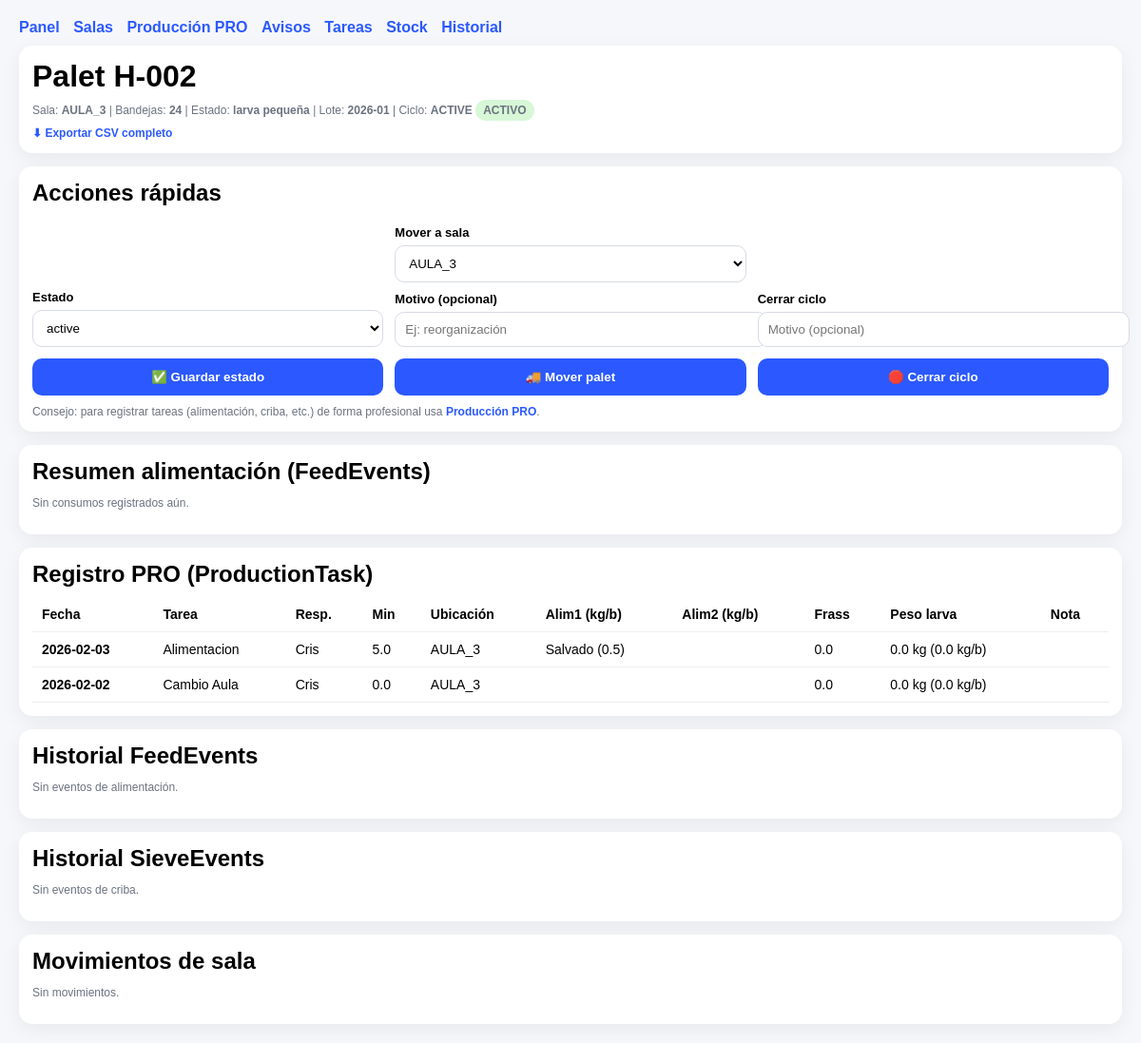
/ui/pallet/1fb7ed1f-67b7-4820-85e7-852d4528fea7, run on the app's committed database.
### app/models.py (models this page shows)
class Pallet(Base):
    __tablename__ = "pallets"
    id: Mapped[str] = mapped_column(String(36), primary_key=True, default=uuid_str)
    code: Mapped[str] = mapped_column(String(20), unique=True, index=True)  # PAL-000123
    created_at: Mapped[datetime] = mapped_column(DateTime, default=datetime.utcnow, index=True)
    status: Mapped[str] = mapped_column(String(20), default="active", index=True)
    tray_count: Mapped[int] = mapped_column(Integer, default=26)
    origin_lot: Mapped[str | None] = mapped_column(String(60), nullable=True, index=True)  # Lote Origen
    parent_lot: Mapped[str | None] = mapped_column(String(60), nullable=True, index=True)  # Lote Padre (texto)
    kg_per_tray: Mapped[float | None] = mapped_column(Float, nullable=True)  # Kg por Bandeja (estimado/medido)
    extraction_count: Mapped[int] = mapped_column(Integer, default=0)  # Nº Extracción acumulada
    logistic_status: Mapped[str | None] = mapped_column(String(40), nullable=True, index=True)  # Estado Logístico
    notes: Mapped[str | None] = mapped_column(String(255), nullable=True)
    is_closed: Mapped[bool] = mapped_column(Boolean, default=False, index=True)
    closed_at: Mapped[datetime | None] = mapped_column(DateTime, nullable=True, index=True)
    closed_reason: Mapped[str | None] = mapped_column(String(200), nullable=True)
    cycle_stage: Mapped[str] = mapped_column(String(30), default="ACTIVE", index=True)
    room_id: Mapped[int] = mapped_column(ForeignKey("rooms.id"))
    batch_month_id: Mapped[int] = mapped_column(ForeignKey("batch_months.id"))
    room = relationship("Room", back_populates="pallets")
    batch_month = relationship("BatchMonth")
    moves = relationship("PalletMove", back_populates="pallet", cascade="all,delete")
    feed_events = relationship("FeedEvent", back_populates="pallet", cascade="all,delete")
    sieve_events = relationship("SieveEvent", back_populates="pallet", cascade="all,delete")
    production_tasks = relationship("ProductionTask", back_populates="pallet", cascade="all,delete")

class Room(Base):
    __tablename__ = "rooms"
    id: Mapped[int] = mapped_column(Integer, primary_key=True, autoincrement=True)
    name: Mapped[str] = mapped_column(String(50), unique=True, index=True)
    target_temp_min: Mapped[float | None] = mapped_column(Float, nullable=True)
    target_temp_max: Mapped[float | None] = mapped_column(Float, nullable=True)
    target_rh_min: Mapped[float | None] = mapped_column(Float, nullable=True)
    target_rh_max: Mapped[float | None] = mapped_column(Float, nullable=True)
    target_co2_min: Mapped[float | None] = mapped_column(Float, nullable=True)
    target_co2_max: Mapped[float | None] = mapped_column(Float, nullable=True)
    pallets = relationship("Pallet", back_populates="room", cascade="all,delete")
    env_readings = relationship("EnvReading", back_populates="room", cascade="all,delete")

class BatchMonth(Base):
    __tablename__ = "batch_months"
    id: Mapped[int] = mapped_column(Integer, primary_key=True, autoincrement=True)
    code: Mapped[str] = mapped_column(String(7), unique=True, index=True)  # YYYY-MM
    start_date: Mapped[date] = mapped_column(Date)
    end_date: Mapped[date] = mapped_column(Date)

class Item(Base):
    __tablename__ = "items"
    id: Mapped[int] = mapped_column(Integer, primary_key=True, autoincrement=True)
    category: Mapped[str] = mapped_column(String(20), index=True)  # feed / frass / other
    name: Mapped[str] = mapped_column(String(80), unique=True, index=True)
    unit: Mapped[str] = mapped_column(String(10), default="kg")

### app/models_production.py (models this page shows)
class ProductionTask(Base):
    __tablename__ = "production_tasks"
    id: Mapped[int] = mapped_column(Integer, primary_key=True, autoincrement=True)
    created_at: Mapped[datetime] = mapped_column(DateTime, default=datetime.utcnow, index=True)
    day: Mapped[date] = mapped_column(Date, index=True)
    pallet_id: Mapped[str] = mapped_column(ForeignKey("pallets.id"), index=True)
    room_id: Mapped[int | None] = mapped_column(ForeignKey("rooms.id"), nullable=True, index=True)
    task_name: Mapped[str] = mapped_column(String(80), index=True)
    responsible: Mapped[str | None] = mapped_column(String(60), nullable=True)
    minutes: Mapped[float | None] = mapped_column(Float, nullable=True)
    location: Mapped[str | None] = mapped_column(String(80), nullable=True)
    feed1_item_id: Mapped[int | None] = mapped_column(ForeignKey("items.id"), nullable=True)
    feed1_qty_per_tray_kg: Mapped[float | None] = mapped_column(Float, nullable=True)
    feed2_item_id: Mapped[int | None] = mapped_column(ForeignKey("items.id"), nullable=True)
    feed2_qty_per_tray_kg: Mapped[float | None] = mapped_column(Float, nullable=True)
    frass_kg: Mapped[float | None] = mapped_column(Float, nullable=True)
    larvae_total_kg: Mapped[float | None] = mapped_column(Float, nullable=True)
    larvae_per_tray_kg: Mapped[float | None] = mapped_column(Float, nullable=True)
    note: Mapped[str | None] = mapped_column(String(255), nullable=True)
    pallet = relationship("Pallet", back_populates="production_tasks")
    room = relationship("Room")
    feed1_item = relationship("Item", foreign_keys=[feed1_item_id])
    feed2_item = relationship("Item", foreign_keys=[feed2_item_id])

### app/routers/ui.py (the view)
@router.get("/ui/pallet/{pallet_id}", response_class=HTMLResponse)
def ui_pallet_detail(pallet_id: str, request: Request, db: Session = Depends(get_db)):
    pallet = db.query(models.Pallet).filter(models.Pallet.id == pallet_id).first()
    if not pallet:
        return RedirectResponse(url="/ui?error=Pallet no encontrado", status_code=303)
    room = db.query(models.Room).filter(models.Room.id == pallet.room_id).first()
    batch = db.query(models.BatchMonth).filter(models.BatchMonth.id == pallet.batch_month_id).first()
    rooms = db.query(models.Room).order_by(models.Room.name).all()
    items_feed = db.query(models.Item).filter(models.Item.category == "feed").order_by(models.Item.name).all()
    moves = db.query(models.PalletMove).filter(models.PalletMove.pallet_id == pallet_id).order_by(
        models.PalletMove.moved_at.desc()
    ).limit(50).all()
    feeds = db.query(models.FeedEvent).filter(models.FeedEvent.pallet_id == pallet_id).order_by(
        models.FeedEvent.created_at.desc()
    ).limit(50).all()
    sieves = db.query(models.SieveEvent).filter(models.SieveEvent.pallet_id == pallet_id).order_by(
        models.SieveEvent.created_at.desc()
    ).limit(50).all()
    feed_summary = (
        db.query(models.Item.name, func.sum(models.FeedEvent.qty_total_kg))
        .join(models.Item, models.Item.id == models.FeedEvent.item_id)
        .filter(models.FeedEvent.pallet_id == pallet_id)
        .group_by(models.Item.name)
        .order_by(func.sum(models.FeedEvent.qty_total_kg).desc())
        .all()
    )
    today = date.today()
    tasks_recent = db.query(models.TaskInstance).filter(models.TaskInstance.pallet_id == pallet_id).order_by(
        models.TaskInstance.due_day.desc(), models.TaskInstance.id.desc()
    ).limit(60).all()
    tasks_upcoming = db.query(models.TaskInstance).filter(
        models.TaskInstance.pallet_id == pallet_id,
        models.TaskInstance.status != "done",
        models.TaskInstance.due_day >= today,
    ).order_by(models.TaskInstance.due_day.asc(), models.TaskInstance.id.asc()).limit(30).all()
    stock_feed = [{"item": it, "qty": crud.get_stock_qty(db, it.id)} for it in items_feed]
    pro_tasks = (
        db.query(ProductionTask)
        .filter(ProductionTask.pallet_id == pallet_id)
        .order_by(ProductionTask.day.desc(), ProductionTask.id.desc())
        .limit(80)
        .all()
    )
    return templates.TemplateResponse(
        "pallet.html",
        {
            "request": request,
            "today": today.isoformat(),
            "pallet": pallet,
            "room": room,
            "batch": batch,
            "rooms": rooms,
            "items_feed": items_feed,
            "stock_feed": stock_feed,
            "moves": moves,
            "feeds": feeds,
            "sieves": sieves,
            "feed_summary": feed_summary,
            "tasks_recent": tasks_recent,
            "tasks_upcoming": tasks_upcoming,
            "pro_tasks": pro_tasks,  # <- NUEVO
        },
    )

### app/templates/pallet.html (shortened to what this page needs)
{% extends "base.html" %}
{% block content %}
  <div class="card">
    <h1 style="margin:0 0 6px;">Palet {{ pallet.code }}</h1>
    <div class="small">
      Sala: <b>{{ room.name if room else pallet.room_id }}</b> |
      Bandejas: <b>{{ pallet.tray_count }}</b> |
      Estado: <b>{{ pallet.status }}</b> |
      Lote: <b>{{ batch.code if batch else pallet.batch_month_id }}</b> |
      Ciclo: <b>{{ pallet.cycle_stage or "ACTIVE" }}</b>
      {% if pallet.is_closed %}
        <span class="pill" style="background:#ffd6d6;">CERRADO</span>
      {% else %}
        <span class="pill" style="background:#d7f7d7;">ACTIVO</span>
      {% endif %}
    </div>
    <div class="small" style="margin-top:6px;">
      <a href="/ui/pallet/{{ pallet.id }}/export.csv">⬇ Exportar CSV completo</a>
    </div>
  </div>
  <div class="card">
    <h2 style="margin:0 0 10px;">Acciones rápidas</h2>
    <div class="row">
      <div class="col">
        <form method="post" action="/ui/pallets/status">
          <label>Estado</label>
          <select name="status">
            <option value="active" {% if pallet.status == "active" %}selected{% endif %}>active</option>
          </select>
          <button type="submit">✅ Guardar estado</button>
        </form>
      </div>
      <div class="col">
        <form method="post" action="/ui/pallets/move">
          <label>Mover a sala</label>
          <select name="to_room_id">
            {% for r in rooms %}
              <option value="{{ r.id }}" {% if pallet.room_id == r.id %}selected{% endif %}>{{ r.name }}</option>
            {% endfor %}
          </select>
          <label>Motivo (opcional)</label>
          <input name="reason" placeholder="Ej: reorganización" />
          <button type="submit">🚚 Mover palet</button>
        </form>
      </div>
      <div class="col">
        {% if pallet.is_closed %}
          <form method="post" action="/ui/pallet/{{ pallet.id }}/reopen">
            <label>Ciclo</label>
            <input value="CERRADO" disabled />
            <button type="submit">♻️ Reabrir ciclo</button>
          </form>
        {% else %}
          <form method="post" action="/ui/pallet/{{ pallet.id }}/close">
            <label>Cerrar ciclo</label>
            <input name="reason" placeholder="Motivo (opcional)" />
            <button type="submit">🛑 Cerrar ciclo</button>
          </form>
        {% endif %}
      </div>
    </div>
    <div class="small" style="margin-top:10px;">
      Consejo: para registrar tareas (alimentación, criba, etc.) de forma profesional usa <a href="/ui/production">Producción PRO</a>.
    </div>
  </div>
  <div class="card">
    <h2 style="margin:0 0 10px;">Resumen alimentación (FeedEvents)</h2>
    {% if feed_summary|length == 0 %}
      <p class="small">Sin consumos registrados aún.</p>
    {% endif %}
  </div>
  <div class="card">
    <h2 style="margin:0 0 10px;">Registro PRO (ProductionTask)</h2>
    {% if pro_tasks|length == 0 %}
      <p class="small">Aún no hay tareas PRO registradas para este palet.</p>
    {% else %}
      <table>
        <thead>
          <tr>
            <th>Fecha</th>
            <th>Tarea</th>
            <th>Resp.</th>
            <th>Min</th>
            <th>Ubicación</th>
            <th>Alim1 (kg/b)</th>
            <th>Alim2 (kg/b)</th>
            <th>Frass</th>
            <th>Peso larva</th>
            <th>Nota</th>
          </tr>
        </thead>
        <tbody>
          {% for t in pro_tasks %}
            <tr>
              <td><b>{{ t.day }}</b></td>
              <td>{{ t.task_name }}</td>
              <td>{{ t.responsible or "" }}</td>
              <td>{{ t.minutes if t.minutes is not none else "" }}</td>
              <td>{{ t.location or "" }}</td>
              <td>
                {% if t.feed1_item %}{{ t.feed1_item.name }} ({{ t.feed1_qty_per_tray_kg }}){% endif %}
              </td>
              <td>
              </td>
              <td>{{ t.frass_kg if t.frass_kg is not none else "" }}</td>
              <td>
                {% if t.larvae_total_kg is not none %}
                  {{ t.larvae_total_kg }} kg ({{ t.larvae_per_tray_kg }} kg/b)
                {% endif %}
              </td>
              <td class="small">{{ t.note or "" }}</td>
            </tr>
          {% endfor %}
        </tbody>
      </table>
    {% endif %}
  </div>
  <div class="card">
    <h2 style="margin:0 0 10px;">Historial FeedEvents</h2>
    {% if feeds|length == 0 %}
      <p class="small">Sin eventos de alimentación.</p>
    {% endif %}
  </div>
  <div class="card">
    <h2 style="margin:0 0 10px;">Historial SieveEvents</h2>
    {% if sieves|length == 0 %}
      <p class="small">Sin eventos de criba.</p>
    {% endif %}
  </div>
  <div class="card">
    <h2 style="margin:0 0 10px;">Movimientos de sala</h2>
    {% if moves|length == 0 %}
      <p class="small">Sin movimientos.</p>
    {% endif %}
  </div>
{% endblock %}

### app/templates/base.html (style rules this page uses)
body { font-family: Arial, sans-serif; margin: 20px; background:#f6f7fb; }
a { color:#2b59ff; text-decoration:none; font-weight:bold; }
.card { background:white; border-radius: 14px; box-shadow: 0 6px 20px rgba(0,0,0,0.06); padding: 14px; }
.small { font-size: 12px; color:#6b7280; }
table { width:100%; border-collapse: collapse; }
th, td { text-align:left; padding:10px; border-bottom:1px solid #eee; font-size: 14px; vertical-align: middle; }
label { display:block; font-size: 13px; margin-top: 10px; font-weight: 800; }
input, select { width: 100%; padding: 10px; border-radius: 10px; border: 1px solid #d7dbe7; margin-top: 6px; background: white; }
button { margin-top: 12px; width: 100%; padding: 12px; border-radius: 10px; border: 0; background: #2b59ff; color: white; font-weight: 900; cursor:pointer; }

### app/templates/pallet.html (style rules this page uses)
body { font-family: Arial, sans-serif; margin: 20px; background:#f6f7fb; }
a { color:#2b59ff; text-decoration:none; font-weight:bold; }
.small { font-size: 12px; color:#6b7280; }
.card { background:white; border-radius: 14px; box-shadow: 0 6px 20px rgba(0,0,0,0.06); padding: 14px; margin-bottom: 14px; }
.row { display:flex; gap: 12px; flex-wrap: wrap; align-items: end; }
.col { flex:1; min-width: 220px; }
label { display:block; font-size: 13px; margin-top: 10px; font-weight: 800; }
input, select { width: 100%; padding: 10px; border-radius: 10px; border: 1px solid #d7dbe7; margin-top: 6px; background: white; }
button { margin-top: 12px; width: 100%; padding: 12px; border-radius: 10px; border: 0; background: #2b59ff; color: white; font-weight: 900; cursor:pointer; }
table { width:100%; border-collapse: collapse; }
th, td { text-align:left; padding:10px; border-bottom:1px solid #eee; font-size: 14px; vertical-align: middle; }
.pill { display:inline-block; padding:4px 8px; border-radius:999px; font-size:12px; background:#f3f4f6; font-weight:900; }

### data on the page
Pallet: code "H-002", tray_count "24", status "larva pequeña", cycle_stage "ACTIVE", to_room_id "AULA_3"
Room: name "AULA_3"
BatchMonth: code "2026-01"
ProductionTask: day "2026-02-03", task_name "Alimentacion", responsible "Cris", minutes "5.0", location "AULA_3", feed1_item.name "Salvado", feed1_qty_per_tray_kg "0.5", frass_kg "0.0", larvae_total_kg "0.0", larvae_per_tray_kg "0.0"
ProductionTask: day "2026-02-02", task_name "Cambio Aula", responsible "Cris", minutes "0.0", location "AULA_3", frass_kg "0.0", larvae_total_kg "0.0", larvae_per_tray_kg "0.0"
